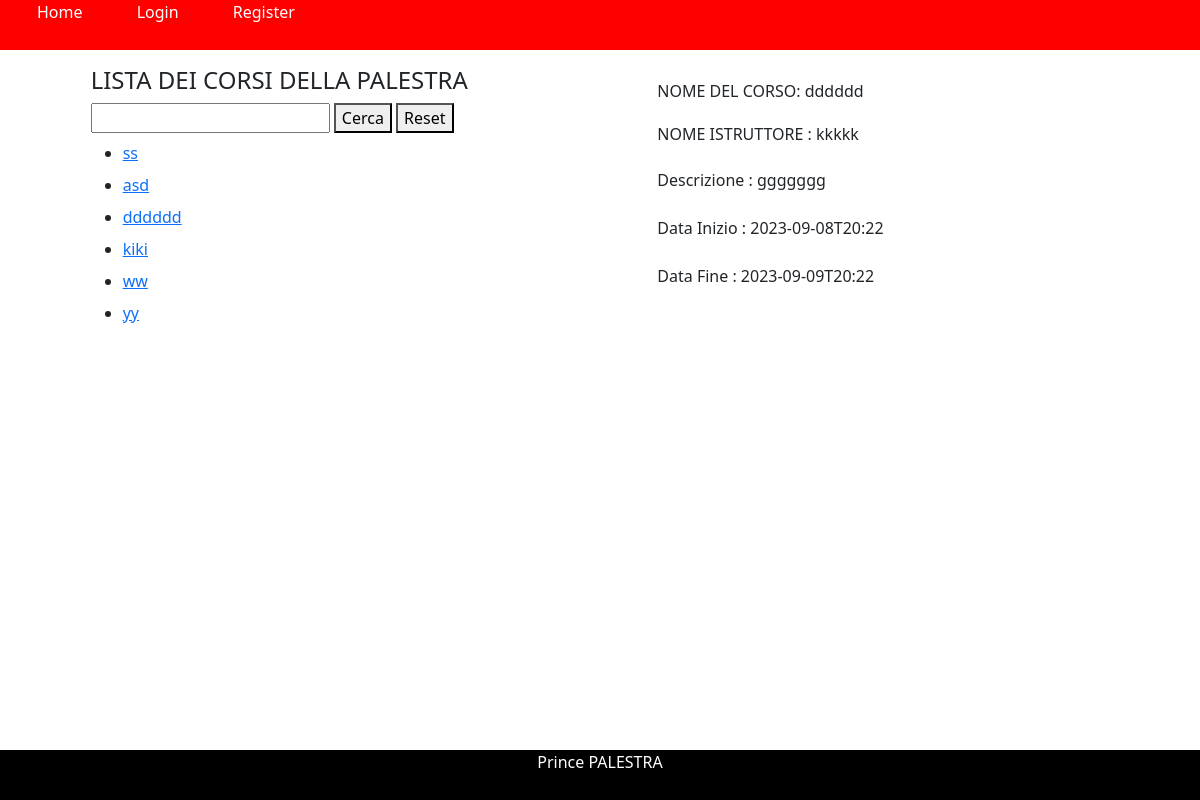
Page /corsi/3 on the committed database.
### tables this page shows
CREATE TABLE corso ( 
            id INTEGER NOT NULL PRIMARY KEY,
    	    titolo TEXT NOT NULL,
    	    descrizione TEXT NOT NULL,
    	    istruttore TEXT NOT NULL UNIQUE,
    	    startTime DATE NOT NULL ,
    	    endTime DATE NOT NULL
        );

### main.py (the view)
@app.route("/corsi/<int:id>")
def corsoById(id,message=""):
    role = None
    idUser = None
    if current_user.is_authenticated:
        idUser = current_user.id
        role = current_user.ruolo
    listacorsi = corsodao.getCorsi(role)
    res = corsodao.getCorsoById(id, idUser, role)
    if not current_user.is_authenticated:
        return render_template('corsi.html', session=getSession(), listacorsi=listacorsi, corso=res['corso'])
    return render_template('corsi.html', session=getSession(), listacorsi=listacorsi, corso=res['corso'])

### corsodao.py (called while the page is built)
def mapper(d):
    data = {}
    data['id'] = d[0]
    data['titolo'] = d[1]
    data['descrizione'] = d[2]
    data['istruttore'] = d[3]
    data['startTime'] = d[4]
    data['endTime'] = d[5]
    return data

def getCorsi(role):
    res = {}
    try:
        sql = ("""
                SELECT id,titolo,descrizione,istruttore,startTime,endTime
                FROM corso
            """)
        conn = sqlite3.connect('palestra.db')
        cursor = conn.cursor()
        cursor.execute(sql)
        mapped = []
        for data in cursor.fetchall():
            mapped.append(mapper(data))
        res['result'] = True
        res['data'] = mapped
    except Exception as e:
        return []
        print('ERROR', str(e))
    cursor.close()
    conn.close()
    return mapped

def getMediaVoto( idCorso, idUser=None):
    try:
        sql = (""" SELECT AVG(voto) FROM corso_iscritto WHERE voto IS NOT NULL AND id_corso = ? """)
        conn = sqlite3.connect('palestra.db')
        cursor = conn.cursor()
        cursor.execute(sql, (idCorso,))
        media = cursor.fetchone()[0]
        cursor.close()
        conn.close()
        return media
    except Exception as e:
        print('ERROR', str(e))
        cursor.close()
        conn.close()

def getVoti( idCorso):
    try:
        sql = ("""  SELECT u.nome, u.cognome, ci.voto FROM  corso_iscritto ci , user u
                    WHERE ci.id_corso = ? AND u.id = ci.id_user AND ci.voto IS NOT NULL
             """)
        conn = sqlite3.connect('palestra.db')
        cursor = conn.cursor()
        cursor.execute(sql, (idCorso,))
        dati = []
        for data in cursor.fetchall():
            dati.append({'nome': data[0], 'cognome': data[1],'voto': data[2]})
        cursor.close()
        conn.close()
        return dati
    except Exception as e:
        print('ERROR', str(e))
        cursor.close()
        conn.close()
        return []

### main.py (called while the page is built)
def getSession () :
    if current_user.is_authenticated:
        return userdao.getAccountByEmail(current_user.id)
    return None

### templates/corsi.html (shortened to what this page needs)
{% extends "base.html" %}
{%block mainbody %}
<div  class="container-fluid mt-3">
    <div class="row justify-content-evenly">
        <div class="col-xl-5 col-md-6 col-12">
            <div class="container-fluid">
                <h4> LISTA DEI CORSI DELLA PALESTRA</h4>
                <section>
                    <input type="text" id="search"></input>
                    <button type="button" onclick="search(event, {{listacorsi}})">Cerca</button>
                    <button type="button" onclick="resetSearch(event, {{listacorsi}})">Reset</button>
                </section>
                <section id="corsi">
                    <ul id="corsiul">
                        {% for corso in listacorsi %}
                        <li class="my-2">
                            <a href="{{url_for('corsoById', id=corso.id)}}">{{corso.titolo | e}}</a>
                        </li>
                        {% endfor %}
                    </ul>
                </section>
            </div>
        </div>
        <div class="col-xl-5 col-md-6 col-12">
            <div class="container-fluid">
                {% if corso %}
                    <h6 class="mt-3">NOME DEL CORSO: {{corso.titolo | e}}</h6>
                    <h6 class="mt-4">NOME ISTRUTTORE : {{corso.istruttore | e}}</h6>
                    <p class="mt-4">Descrizione : {{corso.descrizione | e}}</p>
                    <p class="mt-4">Data Inizio : {{corso.startTime | e}}</p>
                    <p class="mt-4">Data Fine : {{corso.endTime | e}}</p>
                {% endif %}
            </div>
        </div>
    </div>
</div>
{% endblock %}

### rows in the picture
corso: titolo "ss"
corso: titolo "asd"
corso: titolo "dddddd", istruttore "kkkkk", descrizione "ggggggg", startTime "2023-09-08T20:22", endTime "2023-09-09T20:22"
corso: titolo "kiki"
corso: titolo "ww"
corso: titolo "yy"
